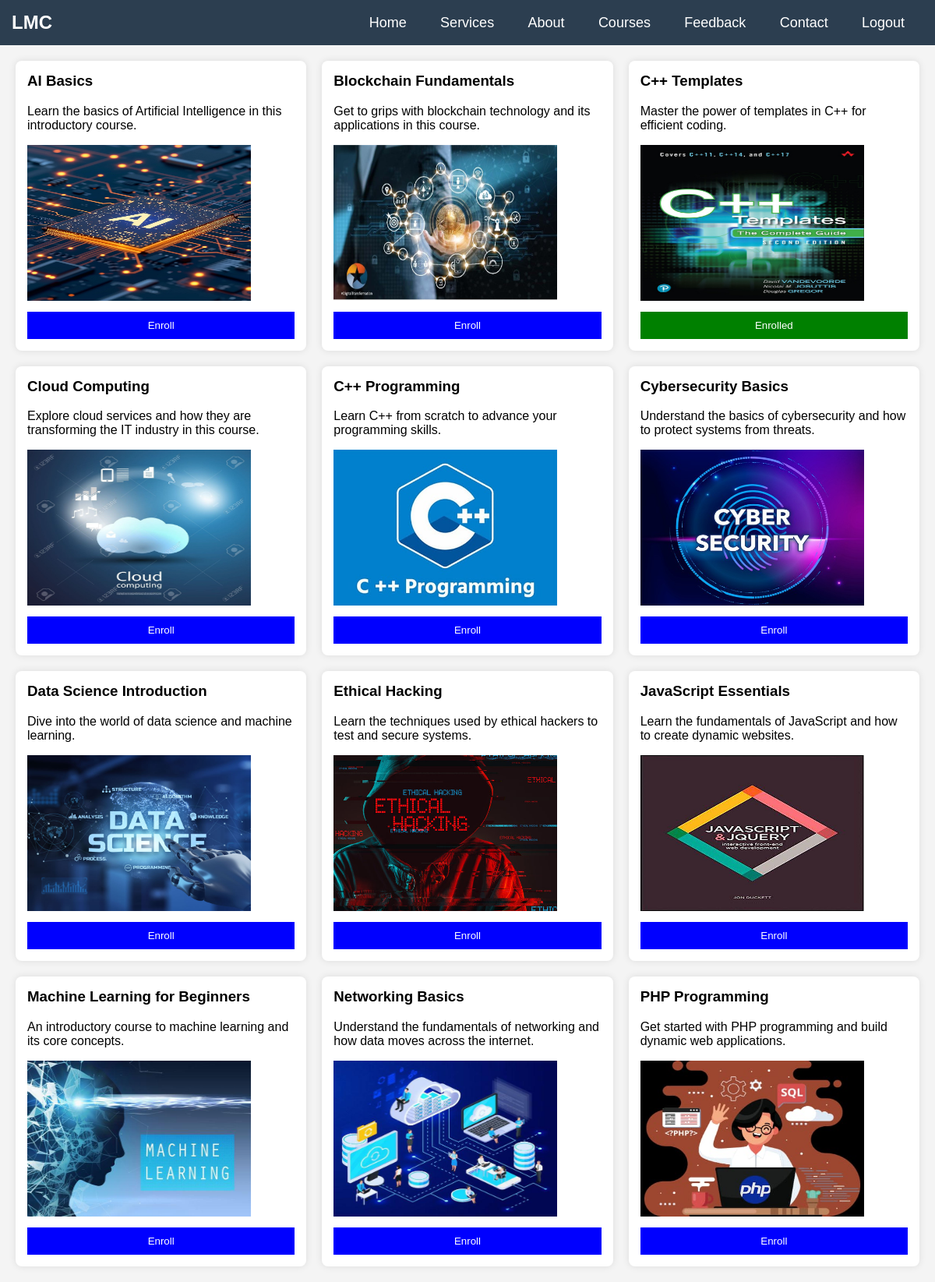
/vscode/courses.php (signed in), run on the app's committed database.
### tables this page shows
CREATE TABLE `courses` (
  `id` int(11) NOT NULL,
  `name` varchar(100) NOT NULL,
  `description` text NOT NULL,
  `video_url` varchar(500) NOT NULL,
  `image_url` varchar(255) NOT NULL
);

### vscode/courses.php (the view, shortened to what this page needs)
<?php
include 'database.php';
$user_id = $_SESSION['user_id'];
$enrolled_courses = [];
$enroll_query = "SELECT course_id FROM enrollments WHERE user_id = $user_id";
$enroll_result = mysqli_query($conn, $enroll_query);
while ($row = mysqli_fetch_assoc($enroll_result)) {
    $enrolled_courses[] = $row['course_id'];
}
    ?>
    <?php
$query = "SELECT * FROM courses";
$result = mysqli_query($conn, $query);
?>
<!DOCTYPE html>
<html lang="en">
<head>
    <link rel="stylesheet" href="style1.css">
</head>
<body>
<header class="navbar">
    <div class="logo">LMC</div>
    <nav background-color="peachpuff">
        <a href="homepage.html">Home</a>&nbsp;&nbsp;
        <a href="homepage.html#services">Services</a>&nbsp;&nbsp;
        <a href="homepage.html#about">About</a>&nbsp;&nbsp;
        <a href="courses.php">Courses</a>&nbsp;&nbsp;
        <a href="feedback.php">Feedback</a>&nbsp;&nbsp;
        <a href="homepage.html#contact">Contact</a>&nbsp;&nbsp;
        <a href="logout.php">Logout</a>&nbsp;&nbsp;
    </nav>
</header>
<div class="course-container">
    <?php while ($row = mysqli_fetch_assoc($result)) {
        $courseId = $row['id'];
        $isEnrolled = in_array($courseId, $enrolled_courses);
    ?>
        <div class="course">
            <h3><?php echo $row['name']; ?></h3>
            <p><?php echo $row['description']; ?></p>
            <img src="<?php echo $row['image_url']; ?>" alt="Course Image" width="287" height="200" style="cursor: pointer;"
                onclick="window.location.href='courses.php?course_id=<?php echo $courseId; ?>'">
            <form action="enroll.php" method="POST">
                <button type="submit"
                    style="background-color: <?php echo $isEnrolled ? 'green' : 'blue'; ?>; color: white;">
                    <?php echo $isEnrolled ? 'Enrolled' : 'Enroll'; ?>
                </button>
            </form>
        </div>
    <?php } ?>
</div>
</body>
</html>

### vscode/style1.css (style rules this page uses)
body { font-family: Arial, sans-serif; margin: 0; padding: 0; background-color: #f4f4f4; }
.navbar { display: flex; justify-content: space-between; align-items: center; background: #2c3e50; padding: 15px; color: white; }
.logo { font-size: 24px; font-weight: bold; }
nav a { color: white; text-decoration: none; padding: 0 15px; font-size: 18px; }
.course-container { display: grid; grid-template-columns: repeat(auto-fit, minmax(300px, 1fr)); gap: 20px; padding: 20px; }
.course { background: white; padding: 15px; border-radius: 8px; box-shadow: 0 0 10px rgba(0, 0, 0, 0.1); }
.course h3 { margin-top: 0; }
.course button { background: #27ae60; border: none; color: white; padding: 10px; cursor: pointer; width: 100%; margin-top: 10px; }

### data on the page
courses: name "AI Basics", description "Learn the basics of Artificial Intelligence in this introductory course.", image_url (picture), shows "Enroll"
courses: name "Blockchain Fundamentals", description "Get to grips with blockchain technology and its applications in this course.", image_url (picture), shows "Enroll"
courses: name "C++ Templates", description "Master the power of templates in C++ for efficient coding.", image_url (picture), shows "Enrolled"
courses: name "Cloud Computing", description "Explore cloud services and how they are transforming the IT industry in this course.", image_url (picture), shows "Enroll"
courses: name "C++ Programming", description "Learn C++ from scratch to advance your programming skills.", image_url (picture), shows "Enroll"
courses: name "Cybersecurity Basics", description "Understand the basics of cybersecurity and how to protect systems from threats.", image_url (picture), shows "Enroll"
courses: name "Data Science Introduction", description "Dive into the world of data science and machine learning.", image_url (picture), shows "Enroll"
courses: name "Ethical Hacking", description "Learn the techniques used by ethical hackers to test and secure systems.", image_url (picture), shows "Enroll"
courses: name "JavaScript Essentials", description "Learn the fundamentals of JavaScript and how to create dynamic websites.", image_url (picture), shows "Enroll"
courses: name "Machine Learning for Beginners", description "An introductory course to machine learning and its core concepts.", image_url (picture), shows "Enroll"
courses: name "Networking Basics", description "Understand the fundamentals of networking and how data moves across the internet.", image_url (picture), shows "Enroll"
courses: name "PHP Programming", description "Get started with PHP programming and build dynamic web applications.", image_url (picture), shows "Enroll"
